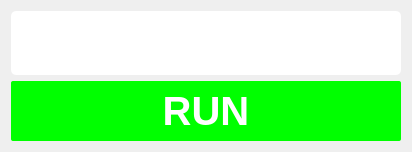
                <widget class="QWidget" name="CDRootLocusPage">
                 <layout class="QVBoxLayout" name="verticalLayout_9">
                  <item>
                   <widget class="QFrame" name="frame_11">
                    <property name="styleSheet">
                     <string notr="true">background-color: rgb(255, 255, 255);
border-radius: 5px;
padding:7px;</string>
                    </property>
                    <property name="frameShape">
                     <enum>QFrame::StyledPanel</enum>
                    </property>
                    <property name="frameShadow">
                     <enum>QFrame::Raised</enum>
                    </property>
                    <layout class="QHBoxLayout" name="horizontalLayout_5">
                     <item>
                      <widget class="QFrame" name="frame_12">
                       <property name="sizePolicy">
                        <sizepolicy hsizetype="Preferred" vsizetype="Minimum">
                         <horstretch>0</horstretch>
                         <verstretch>0</verstretch>
                        </sizepolicy>
                       </property>
                       <property name="minimumSize">
                        <size>
                         <width>320</width>
                         <height>0</height>
                        </size>
                       </property>
                       <property name="styleSheet">
                        <string notr="true">image: url(:/Asset/Asset/Modul 4.png);
</string>
                       </property>
                       <property name="frameShape">
                        <enum>QFrame::StyledPanel</enum>
                       </property>
                       <property name="frameShadow">
                        <enum>QFrame::Raised</enum>
                       </property>
                      </widget>
                     </item>
                     <item>
                      <widget class="QFrame" name="frame_13">
                       <property name="styleSheet">
                        <string notr="true">image: url(:/Asset/Asset/VPID.png);</string>
                       </property>
                       <property name="frameShape">
                        <enum>QFrame::StyledPanel</enum>
                       </property>
                       <property name="frameShadow">
                        <enum>QFrame::Raised</enum>
                       </property>
                       <layout class="QVBoxLayout" name="verticalLayout_8"/>
                      </widget>
                     </item>
                    </layout>
                   </widget>
                  </item>
                  <item>
                   <widget class="QPushButton" name="RunCDRL">
                    <property name="minimumSize">
                     <size>
                      <width>0</width>
                      <height>60</height>
                     </size>
                    </property>
                    <property name="cursor">
                     <cursorShape>PointingHandCursor</cursorShape>
                    </property>
                    <property name="styleSheet">
                     <string notr="true">QPushButton {
 		background-color: rgb(0, 255, 0, 255);
		border-color: rgb(255, 255, 255);
		border-radius : 2px;
		color: rgb(255, 255, 255);
		font-size: 40px;
		padding:7px;
		font-family: &quot;SF Pro Display&quot;; 
			font-weight: bold; 
    		font-style: normal;

}

/* Saat mouse hover */
QPushButton:hover {
    background-color: rgb(0, 255, 0, 225);
}</string>
                    </property>
                    <property name="text">
                     <string>RUN</string>
                    </property>
                   </widget>
                  </item>
                 </layout>
                </widget>
